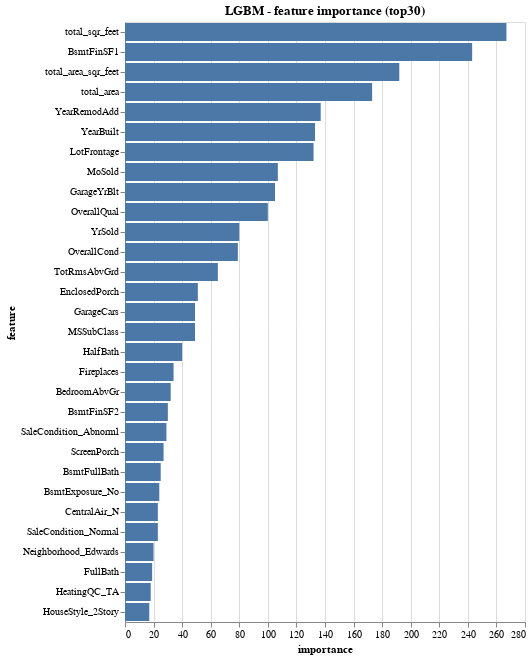

Source (notebook cell):
### Markdown cell above
### <font color='green'>test [works]</font>

### Code cell
X, y = load_X_y()
area_cols = [x for x in X.columns if x[-4:]=='Area']
sqr_feet_cols = [x for x in X.columns if x[-2:]=='SF']

X = create_total_area(X, area_cols, sqr_feet_cols)
X = X.drop(columns=(area_cols + sqr_feet_cols))

run_base_model(X, y)

### Figure 1 — Vega-Lite specification as saved in the notebook (floating-point values rounded to 4 significant figures)
{"$schema": "https://vega.github.io/schema/vega-lite/v4.0.2.json", "config": {"view": {"continuousHeight": 300, "continuousWidth": 400}}, "data": {"name": "data-7dc8b7042d8f006006e9bb6eaee30585"}, "datasets": {"data-7dc8b7042d8f006006e9bb6eaee30585": [{"feature": "total_sqr_feet", "importance": 267}, {"feature": "BsmtFinSF1", "importance": 243}, {"feature": "total_area_sqr_feet", "importance": 192}, {"feature": "total_area", "importance": 173}, {"feature": "YearRemodAdd", "importance": 137}, {"feature": "YearBuilt", "importance": 133}, {"feature": "LotFrontage", "importance": 132}, {"feature": "MoSold", "importance": 107}, {"feature": "GarageYrBlt", "importance": 105}, {"feature": "OverallQual", "importance": 100}, {"feature": "YrSold", "importance": 80}, {"feature": "OverallCond", "importance": 79}, {"feature": "TotRmsAbvGrd", "importance": 65}, {"feature": "EnclosedPorch", "importance": 51}, {"feature": "GarageCars", "importance": 49}, {"feature": "MSSubClass", "importance": 49}, {"feature": "HalfBath", "importance": 40}, {"feature": "Fireplaces", "importance": 34}, {"feature": "BedroomAbvGr", "importance": 32}, {"feature": "BsmtFinSF2", "importance": 30}, {"feature": "SaleCondition_Abnorml", "importance": 29}, {"feature": "ScreenPorch", "importance": 27}, {"feature": "BsmtFullBath", "importance": 25}, {"feature": "BsmtExposure_No", "importance": 24}, {"feature": "CentralAir_N", "importance": 23}, {"feature": "SaleCondition_Normal", "importance": 23}, {"feature": "Neighborhood_Edwards", "importance": 20}, {"feature": "FullBath", "importance": 19}, {"feature": "HeatingQC_TA", "importance": 18}, {"feature": "HouseStyle_2Story", "importance": 17}]}, "encoding": {"x": {"field": "importance", "type": "quantitative"}, "y": {"field": "feature", "sort": "-x", "type": "ordinal"}}, "mark": "bar", "title": "LGBM - feature importance (top30)"}
